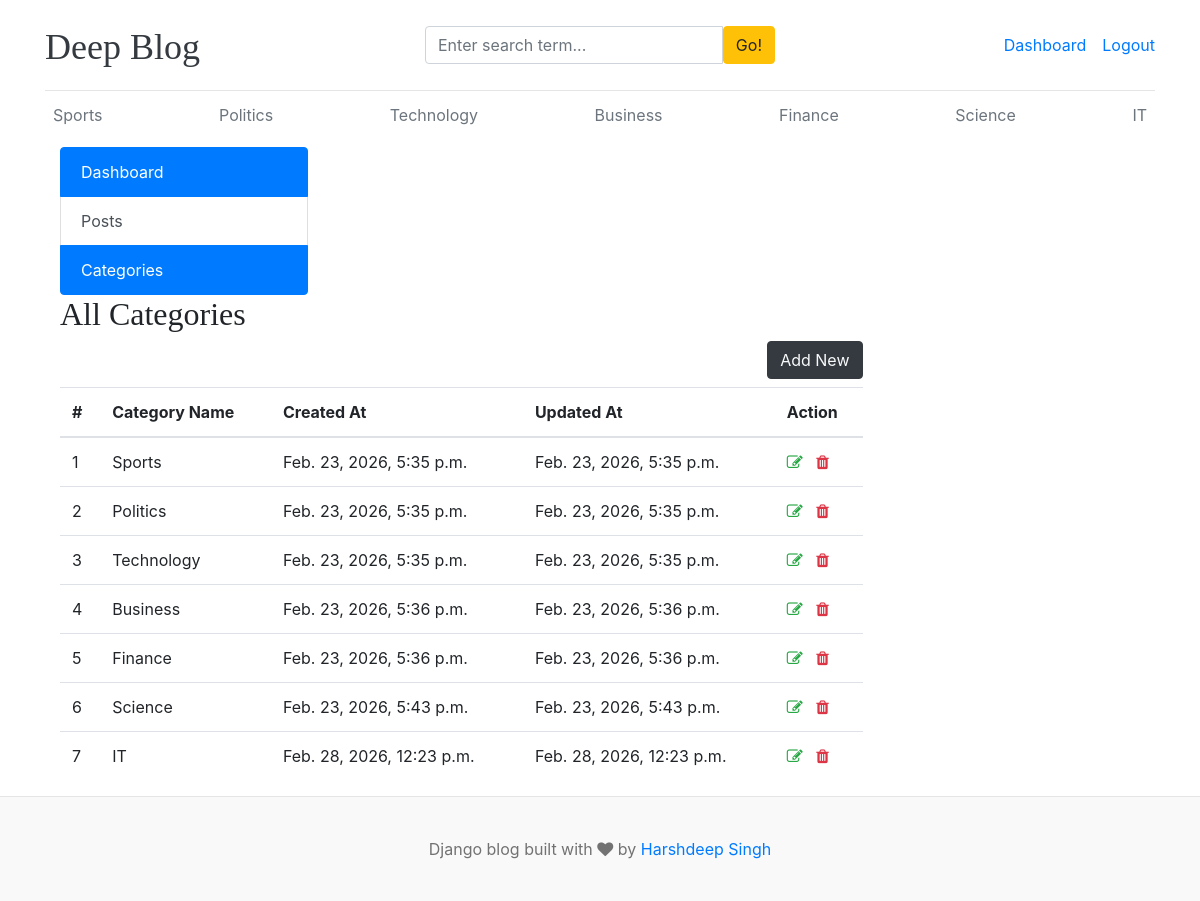
Screenshot of /dashboard/categories/ (signed in) with the database file from the repository.
### blogs/models.py (models this page shows)
class Category(models.Model):
    name = models.CharField(max_length=100, unique=True)
    created_at = models.DateTimeField(auto_now_add=True)
    updated_at = models.DateTimeField(auto_now=True)
    class Meta:
        verbose_name = 'Category'
        verbose_name_plural = 'Categories'
    def __str__(self):
        return self.name

### dashboard/views.py (the view)
# urls.py: path('categories/', views.categories, name='categories'),
@login_required(login_url='login')
def categories(request):
    categories = Category.objects.all()
    context = {
        'categories': categories,
    }
    return render(request, 'dashboard/categories.html', context)

### blogs/context_processors.py (called while the page is built)
def get_all_categories(request):
    categories = Category.objects.all()
    return dict(categories=categories)

def get_social_links(request):
    social_links = SocialLink.objects.all()
    return dict(social_links=social_links)

### templates/dashboard/categories.html (shortened to what this page needs)
{% extends 'base.html' %}
{% block content %}
{% include 'dashboard/sidebar.html' %}
<div class="col-md-9">
    <h2>All Categories</h2>
    <a href="{% url 'add_category' %}" class="btn btn-dark text-light float-right mb-2">Add New</a>
    <table class="table table-hover">
        <thead>
            <tr>
                <th>#</th>
                <th>Category Name</th>
                <th>Created At</th>
                <th>Updated At</th>
                <th>Action</th>
            </tr>
        </thead>
        <tbody>
            {% for cat in categories %}
            <tr>
                <td>{{ forloop.counter }}</td>
                <td>{{ cat }}</td>
                <td>{{ cat.created_at }}</td>
                <td>{{ cat.updated_at }}</td>
                <td>
                    <a href="{% url 'edit_category' cat.id %}"><i class="fa fa-edit text-success"></i></a>
                    <a href="{% url 'delete_category' cat.id %}"><i class="fa fa-trash text-danger"></i></a>
                </td>
            </tr>
            {% endfor %}
        </tbody>
    </table>
</div>
</div>
{% endblock %}

### templates/base.html (shortened to what this page needs)
{% load static %}
<!DOCTYPE html>
<html lang="en">
<head>
    <link href="https://getbootstrap.com/docs/4.0/dist/css/bootstrap.min.css" rel="stylesheet">
    <link href="{% static 'css/blog.css' %}" rel="stylesheet">
    <link rel="stylesheet" href="https://cdnjs.cloudflare.com/ajax/libs/font-awesome/4.7.0/css/font-awesome.min.css">
</head>
<body>
    <div class="container">
        <header class="blog-header py-3">
            <div class="row flex-nowrap justify-content-between align-items-center">
                <div class="col-4 pt-1">
                    <a class="blog-header-logo text-dark" href="/">Deep Blog</a>
                </div>
                <div class="col-4">
                    <form action="{% url 'search' %}" method="get">
                        <div class="input-group">
                        <input class="form-control" type="text" placeholder="Enter search term..." aria-label="Enter search term..." aria-describedby="button-search" name="keyword" />
                        <button type="submit" class="btn btn-warning" id="button-search">Go!</button>
                    </div>
                    </form>
                </div>
                <div class="col-4 d-flex justify-content-end align-items-center">
                    {% if not user.is_authenticated %}
                    <a class="btn btn-sm btn-warning" href="{% url 'login' %}">Sign in</a> &nbsp;
                    <a class="btn btn-sm btn-outline-secondary" href="{% url 'register' %}">Register</a>
                    {% else %}
                    <span><a href="{% url 'dashboard' %}">Dashboard</a></span>
                    <span><a href="{% url 'logout' %}"> Logout </a></span>
                    {% endif %}
                </div>
            </div>
        </header>
        <div class="nav-scroller py-1 mb-2">
            <nav class="nav d-flex justify-content-between">
                {% for category in categories %}
                <a class="p-2 text-muted" href="{% url 'posts_by_category' category.id %}">{{ category.name }}</a>
                {% endfor %}
            </nav>
        </div>
{% block content %}
{% endblock %}
  <footer class="blog-footer">
        <p>Django blog built with <i class="fa fa-heart"></i> by <a href="#">Harshdeep Singh</a></p>
    </footer>

### static/css/blog.css (style rules this page uses)
.blog-header { border-bottom: 1px solid #e5e5e5; }
.blog-header-logo { font-family: "Playfair Display", Georgia, "Times New Roman", serif; font-size: 2.25rem; }
h1, h2, h3, h4, h5, h6 { font-family: "Playfair Display", Georgia, "Times New Roman", serif; }
.blog-footer { padding: 2.5rem 0; color: #727272; text-align: center; background-color: #f9f9f9; border-top: .05rem solid #e5e5e5; }
.blog-footer p:last-child { margin-bottom: 0; }

### rows the page displays
Category: name "Sports", created_at "Feb. 23, 2026, 5:35 p.m.", updated_at "Feb. 23, 2026, 5:35 p.m."
Category: name "Politics", created_at "Feb. 23, 2026, 5:35 p.m.", updated_at "Feb. 23, 2026, 5:35 p.m."
Category: name "Technology", created_at "Feb. 23, 2026, 5:35 p.m.", updated_at "Feb. 23, 2026, 5:35 p.m."
Category: name "Business", created_at "Feb. 23, 2026, 5:36 p.m.", updated_at "Feb. 23, 2026, 5:36 p.m."
Category: name "Finance", created_at "Feb. 23, 2026, 5:36 p.m.", updated_at "Feb. 23, 2026, 5:36 p.m."
Category: name "Science", created_at "Feb. 23, 2026, 5:43 p.m.", updated_at "Feb. 23, 2026, 5:43 p.m."
Category: name "IT", created_at "Feb. 28, 2026, 12:23 p.m.", updated_at "Feb. 28, 2026, 12:23 p.m."
